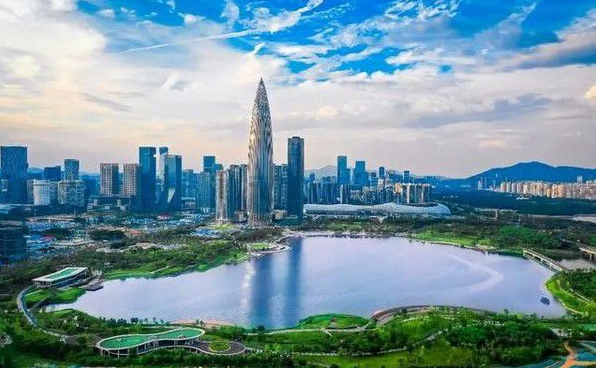
#> input picture IndustrialManufacturing/ImageSegmentation/images/shenzhen.png, 596 x 368 px
$ python demo.py
#> lines starting #> are read from the running program, lines starting #| are printed output that depends on the picture
import matplotlib.pyplot as plt
import cv2
import numpy as np
# 求两个点的差值
def getGrayDiff(image, currentPoint, tmpPoint):
    return abs(int(image[currentPoint[0], currentPoint[1]]) - int(image[tmpPoint[0], tmpPoint[1]]))

# 区域生长算法
# [49 lines left out: functions regional_growth, originalSeed, test_region_grow, not called in this run]

def test_kmeans_segmentation(infile):
#> called with infile = './images/shenzhen.png'
    image = cv2.imread(infile)
#> image is the input picture: shape (368, 596, 3); mean B, G, R 159.9, 149.1, 118.4
    image = cv2.cvtColor(image, cv2.COLOR_BGR2RGB)
    print(image.shape)
#| (368, 596, 3)

    pixel_values = image.reshape((-1, 3))
    pixel_values = np.float32(pixel_values)

    criteria = (cv2.TERM_CRITERIA_EPS + cv2.TERM_CRITERIA_MAX_ITER, 100, 0.2)
    k = 4
    compactness, labels, (centers) = cv2.kmeans(pixel_values, k, None, criteria, 10, cv2.KMEANS_RANDOM_CENTERS)
#> compactness = 422315987.6; centers = [[48.03, 121.9, 163.3], [213.5, 214, 218.5], [33.63, 70.36, 52.8], [148, 176, 202]]
    centers = np.uint8(centers)
#> centers = [[48, 121, 163], [213, 213, 218], [33, 70, 52], [147, 176, 201]]
    print(labels.shape)
#| (219328, 1)
    labels = labels.flatten()

    # convert all pixels to the color of the centroids
    segmented_image = centers[labels]
    print(segmented_image.shape)
#| (219328, 3)

    # reshape back to the original image dimension
    segmented_image = segmented_image.reshape(image.shape)
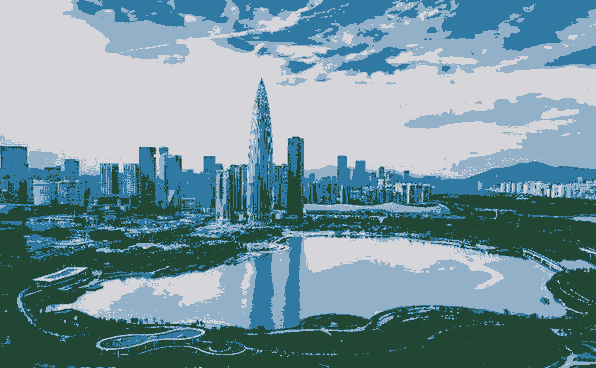
#> segmented_image: shape (368, 596, 3); mean R, G, B 117.8, 148.5, 159.3

    # show the image
    plt.imshow(image)
    plt.title('input image')

    plt.figure()
    plt.imshow(segmented_image)
    plt.title('segmented image')

    # disable only the cluster number 2 (turn the pixel into black)
    masked_image = np.copy(image)
    # convert to the shape of a vector of pixel values
    masked_image = masked_image.reshape((-1, 3))
    # color (i.e cluster) to disable
    cluster = 2
    masked_image[labels == cluster] = [0, 0, 0]

    # convert back to original shape
    masked_image = masked_image.reshape(image.shape)
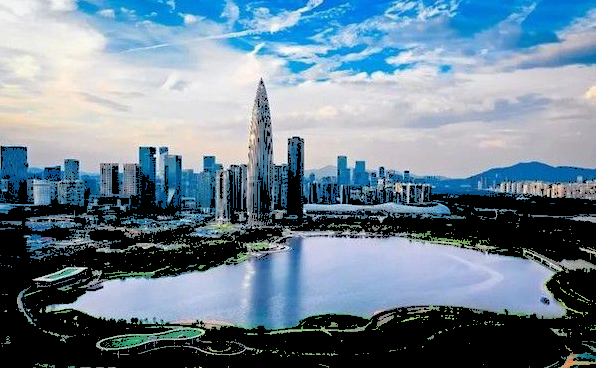
#> masked_image: shape (368, 596, 3); mean R, G, B 109.4, 130.4, 145.9
    # show the image
    plt.figure()
    plt.imshow(masked_image)
    plt.title('masked image')
    plt.show()

# [91 lines left out: functions test_watershed, test_grab_cut, not called in this run]

if __name__ == '__main__':
    test_kmeans_segmentation('./images/shenzhen.png')
    # test_grab_cut()
    # test_watershed()

$ run again, with IndustrialManufacturing/ImageSegmentation/images/car_plate.png copied over IndustrialManufacturing/ImageSegmentation/images/shenzhen.png
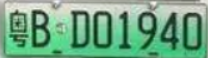
#> input picture IndustrialManufacturing/ImageSegmentation/images/car_plate.png, 208 x 58 px
#> in test_kmeans_segmentation, image is the input picture: shape (58, 208, 3); mean B, G, R 132.1, 167.1, 112.7
#| (58, 208, 3)
#> in test_kmeans_segmentation, `compactness, labels, (centers) = cv2.kmeans(pixel_values, k, None, cri..`: compactness = 12653478.1; labels = 12064 values, max 3 at index 2321, min 0 at index 0, mean 1.19; centers = [[188, 205.4, 188.7], [109.5, 187.8, 141.1], [74.89, 133.1, 95.7], [26.95, 78.79, 45.26]]
#> in test_kmeans_segmentation, `centers = np.uint8(centers)`: centers = [[187, 205, 188], [109, 187, 141], [74, 133, 95], [26, 78, 45]]
#| (12064, 1)
#| (12064, 3)
#> in test_kmeans_segmentation, `segmented_image = segmented_image.reshape(image.shape)`:
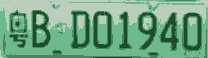
#> segmented_image: shape (58, 208, 3); mean R, G, B 112, 166.5, 131.7
#> in test_kmeans_segmentation, `masked_image = masked_image.reshape(image.shape)`:
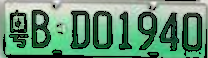
#> masked_image: shape (58, 208, 3); mean R, G, B 100.6, 145.5, 116.6
